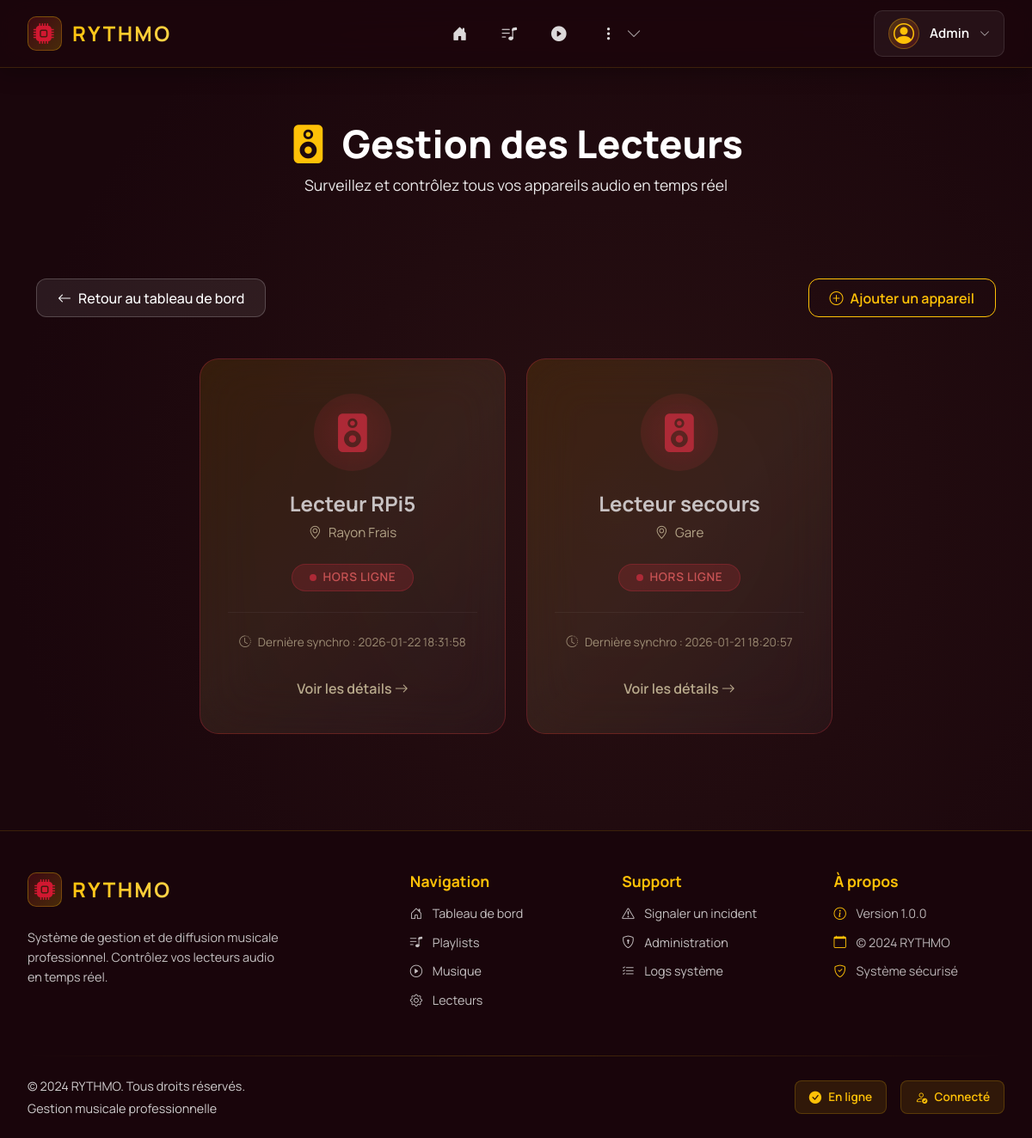
/lecteurs (signed in), run on the app's committed database.
### tables this page shows
CREATE TABLE Utilisateur(
   id_utilisateur INTEGER PRIMARY KEY AUTOINCREMENT,
   nom_utilisateur VARCHAR(50) UNIQUE,
   motdepasse VARCHAR(128),
   role VARCHAR(50),
   prenom VARCHAR(50),
   nom VARCHAR(50),
   age INTEGER,
   email VARCHAR(100) UNIQUE,
   login_attempts INTEGER DEFAULT 0,
   block_until DATETIME,
   last_login DATETIME
);

CREATE TABLE Lecteur(
   id_lecteur INTEGER PRIMARY KEY AUTOINCREMENT,
   nom_lecteur VARCHAR(50) NOT NULL UNIQUE,
   adresseIP VARCHAR(50) UNIQUE,
   etat_lecteur VARCHAR(50) DEFAULT 'Hors ligne',
   emplacement VARCHAR(50),
   derniere_synchro DATETIME,
   adresse_lecteur VARCHAR(50),
   id_organisation INTEGER NOT NULL,
   playlist_active_id INTEGER, 
   volume INTEGER DEFAULT 80,
   alerte_active BOOLEAN DEFAULT 0,
   FOREIGN KEY(id_organisation) REFERENCES Organisation(id_organisation),
   FOREIGN KEY(playlist_active_id) REFERENCES Playlist(id_playlist)
);

### app/controllers/IndexController.py (the view)
@app.route("/lecteurs", methods=['GET'])
@reqlogged
def page_lecteurs():  # <--- J'ai renommé en 'page_lecteurs' (pas d'ID ici !)
    dao = LecteurDAO()
    liste_lecteurs = dao.find_all()
    metadata = {"title": "Gestion des Lecteurs", "pagename": "lecteurs"}
    return render_template("lecteurs.html", metadata=metadata, lecteurs=liste_lecteurs)

### app/__init__.py (called while the page is built, shortened)
@app.before_request
def check_session_timeout():
    if 'user_id' in session:
        last_active = session.get('last_active')
        now = datetime.now()
        session['last_active'] = now.isoformat()

@app.before_request
def load_user():
    user_id = session.get("user_id")
    if user_id:
        user = UserSqliteDAO().findById(user_id)
        g.current_user = user
    else:
        g.current_user = None

@app.context_processor
def inject_user():
    return dict(current_user=g.get("current_user", None))

### app/controllers/LoginController.py (called while the page is built)
def reqlogged(f):
    @wraps(f)
    def decorated_function(*args, **kwargs):
        if not session.get("logged"):
            return redirect(url_for("login"))
        return f(*args, **kwargs)
    return decorated_function

### app/models/Lecteur.py (called while the page is built)
    def est_en_ligne(self):
        if not self.derniere_synchro:
            return False
        fmt = '%Y-%m-%d %H:%M:%S'
        try:
            date_str = str(self.derniere_synchro)[:19]
            derniere_date = datetime.strptime(date_str, fmt)
            maintenant = datetime.now()
            difference = (maintenant - derniere_date).total_seconds()
            print(f"Check Lecteur {self.id_lecteur} - Ecart: {difference}s")
            return abs(difference) < 15
        except Exception as e:
            return False

### app/models/LecteurDAO.py (called while the page is built)
    def find_all(self):
        try:
            conn = sqlite3.connect(self.db_path)
            conn.row_factory = sqlite3.Row
            cursor = conn.cursor()
            cursor.execute("SELECT * FROM Lecteur")
            rows = cursor.fetchall()
            conn.close()
            lecteurs = []
            for row in rows:
                lecteur = Lecteur(
                    row['id_lecteur'],
                    row['nom_lecteur'],
                    row['adresseIP'],
                    row['etat_lecteur'],
                    row['derniere_synchro'],
                    row['adresse_lecteur']
                )
                lecteurs.append(lecteur)
            return lecteurs
        except Exception as e:
            print(f"Erreur find_all : {e}")
            return []

### app/models/UserDAO.py (called while the page is built)
    def _getDbConnection(self):
        conn = sqlite3.connect(self.databasename)
        conn.row_factory = sqlite3.Row
        return conn

    def findById(self, user_id):
      conn = self._getDbConnection()
      row = conn.execute(
        "SELECT * FROM Utilisateur WHERE id_utilisateur = :id",
        {"id": user_id}
    ).fetchone()
      conn.close()
      return User(row) if row else None

### app/templates/lecteurs.html (shortened to what this page needs)
{% extends 'layout.html' %}
{% block content %}
<div class="lecteurs-hero">
  <div class="container">
    <h1><i class="bi bi-speaker-fill"></i> Gestion des Lecteurs</h1>
    <p>Surveillez et contrôlez tous vos appareils audio en temps réel</p>
  </div>
</div>
<div class="container mt-5 pb-5">
  <div class="lecteurs-actions mb-5">
    <a href="{{ url_for('index') }}" class="btn btn-rythmo-outline">
      <i class="bi bi-arrow-left"></i> Retour au tableau de bord
    </a>
    <a href="{{ url_for('ajouter_lecteur') }}" class="btn btn-rythmo-primary">
      <i class="bi bi-plus-circle"></i> Ajouter un appareil
    </a>
  </div>
  <div class="row g-4 justify-content-center">
    {% for lecteur in lecteurs %}
    <div class="col-md-6 col-lg-4">
      <a href="{{ url_for('voir_lecteur', id_lecteur=lecteur.id_lecteur) }}" class="lecteur-card-link">
        <div class="lecteur-card {% if lecteur.est_en_ligne() %}lecteur-online{% else %}lecteur-offline{% endif %}">
          <div class="lecteur-icon-wrapper">
            {% if lecteur.est_en_ligne() %}
              <div class="lecteur-icon lecteur-icon-online">
                <i class="bi bi-speaker-fill"></i>
                <div class="pulse-dot"></div>
              </div>
            {% else %}
              <div class="lecteur-icon lecteur-icon-offline">
                <i class="bi bi-speaker-fill"></i>
              </div>
            {% endif %}
          </div>
          <h3 class="lecteur-name">{{ lecteur.nom_lecteur }}</h3>
          <p class="lecteur-location">
            <i class="bi bi-geo-alt"></i> {{ lecteur.adresse_lecteur }}
          </p>
          <div class="lecteur-status-badge">
            {% if lecteur.est_en_ligne() %}
              <span class="badge badge-online">
                <span class="status-dot"></span> EN LIGNE
              </span>
            {% else %}
              <span class="badge badge-offline">
                <span class="status-dot"></span> HORS LIGNE
              </span>
            {% endif %}
          </div>
          <div class="lecteur-sync">
            <i class="bi bi-clock-history"></i>
            <span>Dernière synchro : {{ lecteur.derniere_synchro }}</span>
          </div>
          <div class="lecteur-cta">
            <span>Voir les détails <i class="bi bi-arrow-right"></i></span>
          </div>
        </div>
      </a>
    </div>
    {% endfor %}
  </div>
</div>
{% endblock %}

### app/templates/includes/nav.html (shortened to what this page needs)
{% if current_user %}
<nav class="navbar-modern fixed-top navbar-expand-lg">
  <div class="navbar-container">
    <div class="navbar-brand-section">
      <a class="navbar-brand-modern" href="{{ url_for('index') }}">
        <div class="brand-icon-wrapper">
          <i class="bi bi-cpu-fill"></i>
        </div>
        <span class="brand-text">RYTHMO</span>
      </a>
      <div class="music-visualizer" id="music-bar">
      </div>
    </div>
    <div class="navbar-nav-section">
      <div class="collapse navbar-collapse-modern" id="navbarNav">
        <ul class="navbar-nav-modern">
          <li class="nav-item-modern">
            <a class="nav-link-modern nav-link-icon-only" href="{{ url_for('index') }}">
              <i class="bi bi-house-door-fill"></i>
            </a>
          </li>
          <li class="nav-item-modern">
            <a class="nav-link-modern nav-link-icon-only" href="{{ url_for('playlist.playlists') }}">
              <i class="bi bi-music-note-list"></i>
            </a>
          </li>
          <li class="nav-item-modern">
            <a class="nav-link-modern nav-link-icon-only" href="{{ url_for('musique.musique') }}">
              <i class="bi bi-play-circle-fill"></i>
            </a>
          </li>
          {% if current_user.role in ["admin", "superviseur"] or current_user.role == "admin" %}
          <li class="nav-item-modern nav-item-dropdown">
            <button class="nav-link-modern nav-link-icon-only nav-more-btn" type="button" data-bs-toggle="dropdown" aria-expanded="false">
              <i class="bi bi-three-dots-vertical"></i>
              <i class="bi bi-chevron-down nav-dropdown-arrow"></i>
            </button>
          </li>
          {% endif %}
        </ul>
      </div>
    </div>
    <div class="navbar-user-section">
      <div class="user-dropdown">
        <button class="user-menu-trigger" type="button" data-bs-toggle="dropdown" aria-expanded="false">
          <div class="user-avatar-nav">
            <i class="bi bi-person-circle"></i>
          </div>
          <span class="username-text d-none d-lg-inline">{{ current_user.username }}</span>
          <i class="bi bi-chevron-down dropdown-arrow"></i>
        </button>
      </div>
    </div>
  </div>
</nav>
{% endif %}

### app/templates/layout.html (style rules this page uses)
* { font-family: 'Manrope', -apple-system, BlinkMacSystemFont, 'Segoe UI', sans-serif !important; }
:root { --rythmo-gradient-start: #281012; --rythmo-gradient-end: #1a060c; --rythmo-gradient-mid: #3b1519; --rythmo-yellow: #ffc107; --rythmo-red: #d11831; --rythmo-text-light: #fff4c7; }
body { background: radial-gradient(ellipse at 60% 45%, var(--rythmo-gradient-start), var(--rythmo-gradient-end) 70%); min-height: 100vh; color: white; padding-top: 76px; }

### app/templates/includes/nav.html (style rules this page uses)
.navbar-modern { background: rgba(26, 6, 12, 0.85); backdrop-filter: blur(20px) saturate(180%); -webkit-backdrop-filter: blur(20px) saturate(180%); border-bottom: 1px solid rgba(255, 193, 7, 0.15); box-shadow: 0 4px 24px rgba(0, 0, 0, 0.3); padding: 0.75rem 0; z-index: 1050; transition: all 0.3s ease; }
.navbar-container { max-width: 1400px; margin: 0 auto; padding: 0 2rem; display: flex; align-items: center; justify-content: space-between; gap: 2rem; }
.navbar-brand-section { display: flex; align-items: center; gap: 1rem; flex-shrink: 0; }
.navbar-brand-modern { display: flex; align-items: center; gap: 0.75rem; text-decoration: none; color: #ffc107 !important; font-weight: 700; font-size: 1.5rem; letter-spacing: 0.1em; transition: all 0.3s ease; position: relative; }
.brand-icon-wrapper { width: 40px; height: 40px; display: flex; align-items: center; justify-content: center; background: linear-gradient(135deg, rgba(209, 24, 49, 0.2), rgba(255, 193, 7, 0.2)); border-radius: 10px; border: 1px solid rgba(255, 193, 7, 0.3); transition: all 0.3s ease; }
.brand-icon-wrapper i { font-size: 1.5rem; color: #d11831; transition: all 0.3s ease; }
.brand-text { background: linear-gradient(135deg, #ffc107, #ffd54f); -webkit-background-clip: text; -webkit-text-fill-color: transparent; background-clip: text; }
.music-visualizer { display: flex; align-items: flex-end; gap: 3px; height: 28px; margin-left: 0.5rem; }
.navbar-nav-section { flex: 1; display: flex; justify-content: center; }
.navbar-collapse-modern { display: flex !important; }
.navbar-nav-modern { display: flex; align-items: center; gap: 0.5rem; list-style: none; margin: 0; padding: 0; }
.nav-item-modern { position: relative; }
.nav-link-modern { display: flex; align-items: center; gap: 0.5rem; padding: 0.6rem 1.2rem; color: rgba(255, 255, 255, 0.85) !important; text-decoration: none; border-radius: 8px; transition: all 0.3s ease; font-weight: 500; font-size: 0.95rem; position: relative; overflow: hidden; }
.nav-link-modern::before { content: ''; position: absolute; top: 0; left: -100%; width: 100%; height: 100%; background: linear-gradient(90deg, transparent, rgba(255, 193, 7, 0.1), transparent); transition: left 0.5s ease; }
.nav-link-modern i { font-size: 1.1rem; transition: all 0.3s ease; }
.nav-link-icon-only { padding: 0.6rem 1rem !important; position: relative; }
.nav-item-dropdown { position: relative; }
.nav-more-btn { cursor: pointer; border: none; background: transparent; }
.nav-dropdown-arrow { font-size: 0.7rem; transition: transform 0.3s ease; opacity: 0.7; margin-left: 0.25rem; }
.navbar-user-section { display: flex; align-items: center; gap: 1rem; flex-shrink: 0; }
.user-dropdown { position: relative; }
.user-menu-trigger { display: flex; align-items: center; gap: 0.75rem; background: rgba(255, 255, 255, 0.05); border: 1px solid rgba(255, 255, 255, 0.1); border-radius: 10px; padding: 0.5rem 1rem; color: white; cursor: pointer; transition: all 0.3s ease; }
.user-avatar-nav { width: 36px; height: 36px; display: flex; align-items: center; justify-content: center; background: linear-gradient(135deg, rgba(255, 193, 7, 0.2), rgba(209, 24, 49, 0.2)); border-radius: 50%; border: 1px solid rgba(255, 193, 7, 0.3); }
.user-avatar-nav i { font-size: 1.5rem; color: #ffc107; }
.username-text { font-weight: 600; font-size: 0.95rem; }
.dropdown-arrow { font-size: 0.75rem; transition: transform 0.3s ease; opacity: 0.7; }
.navbar-modern { animation: slideDown 0.4s ease-out; }

### data on the page
Utilisateur: username "Admin"
Lecteur: nom_lecteur "Lecteur RPi5", adresse_lecteur "Rayon Frais", derniere_synchro "2026-01-22 18:31:58"
Lecteur: nom_lecteur "Lecteur secours", adresse_lecteur "Gare", derniere_synchro "2026-01-21 18:20:57"
